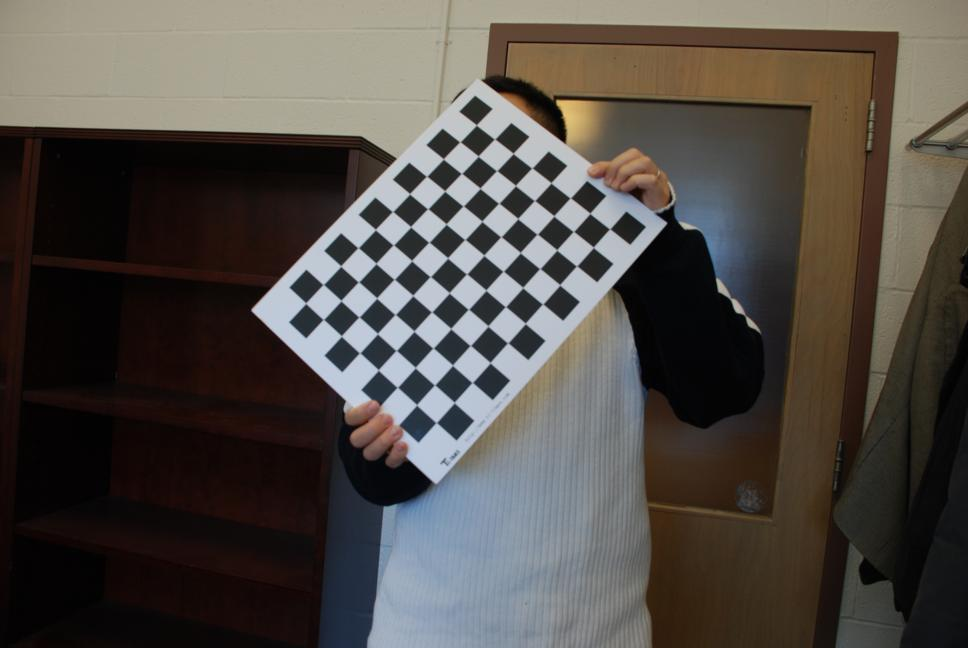
%> input picture code/Matlab_code/checkboard_img_tracking/DSC_0554_s.jpg, 968 x 648 px
$ octave --eval "hw4_main;"   (GNU Octave 9; MATLAB toolbox functions it lacks are replaced by stand-ins)
%> lines starting %> are read from the running program, lines starting %| are printed output that depends on the picture; in (x1, y1, x2, y2) boxes, pixels count from 0 and x2, y2 are one past the last pixel; in counts of white or black regions, pixels touching at a corner belong together; the program's own positions count from 1
function hw4_main()
%% image reading
im{1} = imread('DSC_0554_s.jpg');
im{2} = imread('DSC_0555_s.jpg');
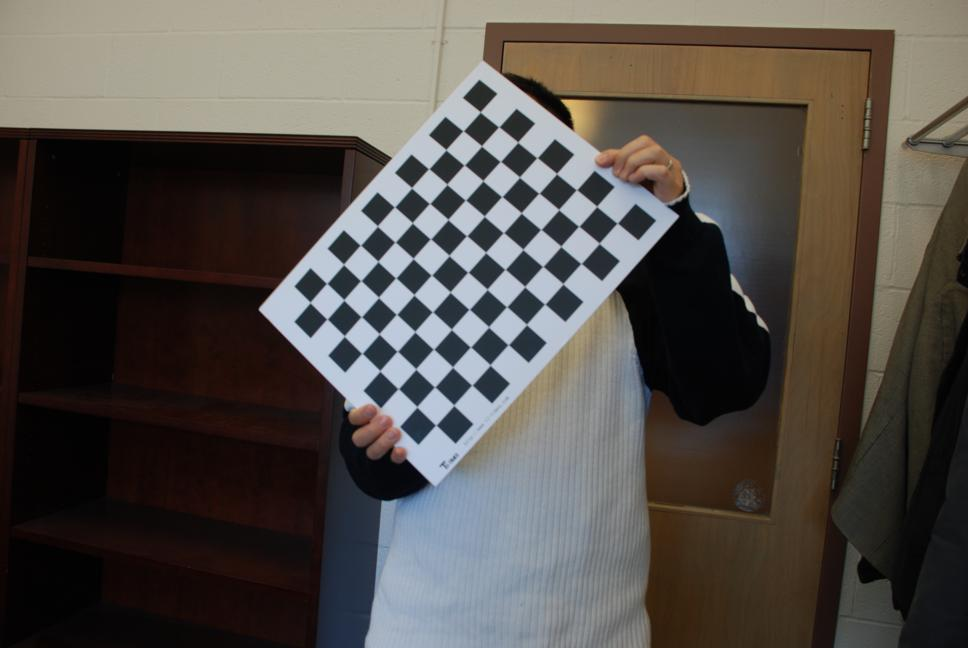
%> input picture code/Matlab_code/checkboard_img_tracking/DSC_0555_s.jpg, 968 x 648 px
im{3} = imread('DSC_0556_s.jpg');
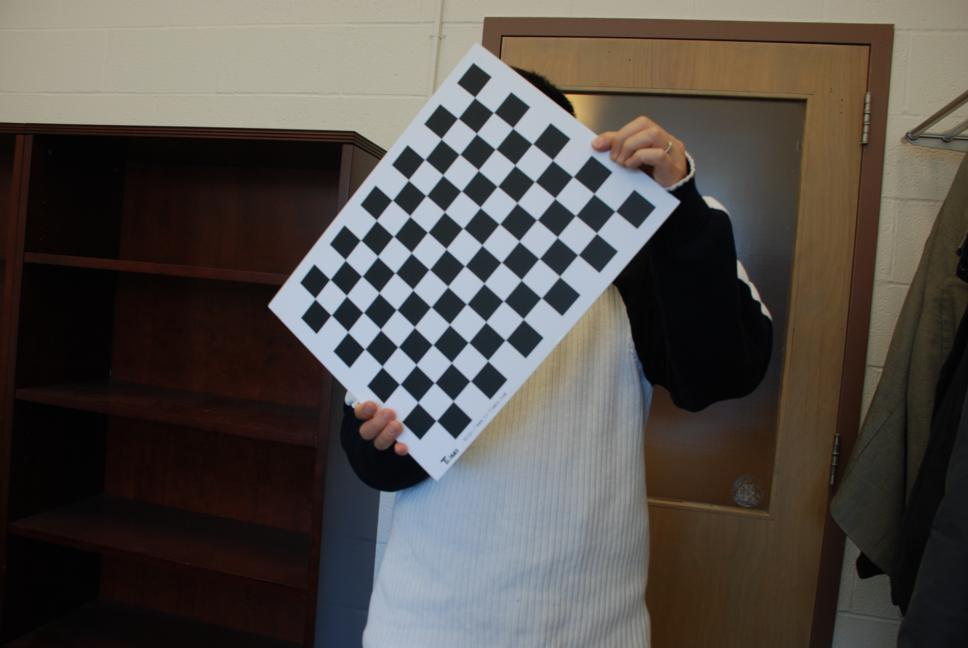
%> input picture code/Matlab_code/checkboard_img_tracking/DSC_0556_s.jpg, 968 x 648 px
im{4} = imread('DSC_0557_s.jpg');
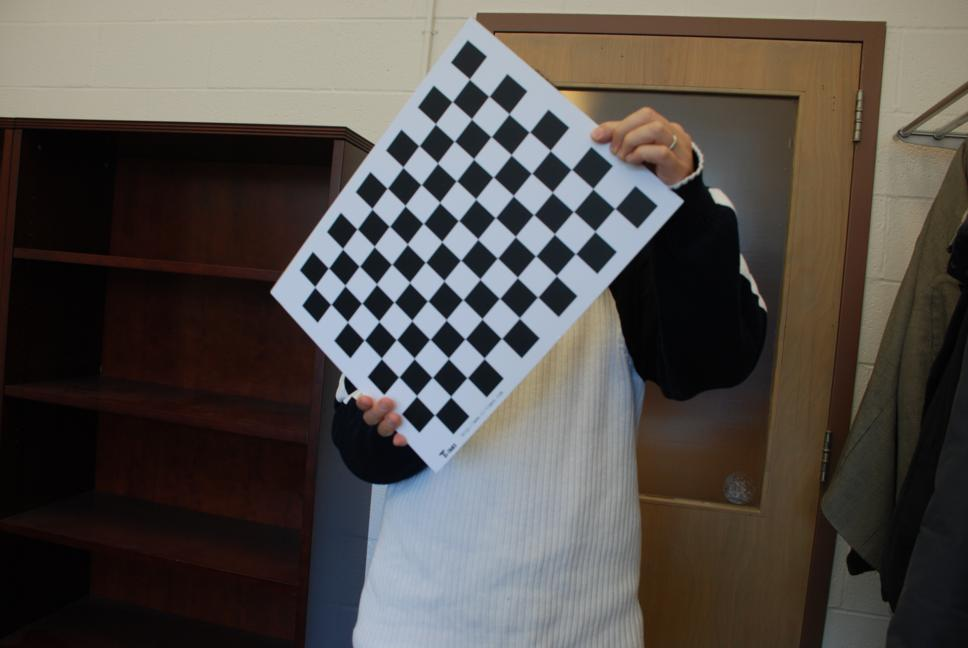
%> input picture code/Matlab_code/checkboard_img_tracking/DSC_0557_s.jpg, 968 x 648 px
im{5} = imread('DSC_0558_s.jpg');
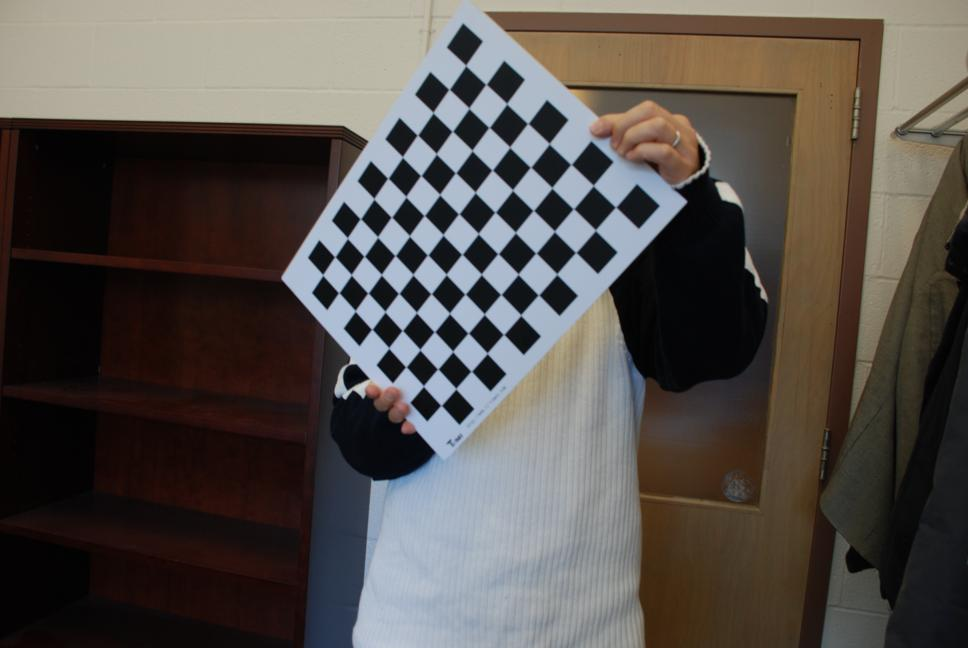
%> input picture code/Matlab_code/checkboard_img_tracking/DSC_0558_s.jpg, 968 x 648 px

%% partition, thresholding & obtain harris features
level_p = 3; % pyramid level
m = 4; % must be even number
n = 2;
[ind_total,tiles,tiles_bw,idx_h_local]=har_par_detect_bz(im{1},m,n );
%> after the loop in har_par_detect_bz, `for i = 1:m`: tiles = 8 items
%> after the loop in har_par_detect_bz, `for i = 1:m`:
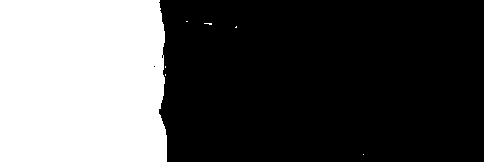
%> input: size 162x484 double; 33.9% white; 7 white regions (6 under 20 px), largest, box (x1, y1, x2, y2) and area: (0, 0, 167, 162) 26522
%> after the loop in har_par_detect_bz, `for i_t = 1:m`: sub_index = 9
%> after the loop in har_par_detect_bz, `for i_t = 1:m`: index_harris_global = 8 items
%> after the loop in har_par_detect_bz, `for i_t = 1:m`: ind_total = 139 rows, first 12: [103 484; 126 477; 99 456; 163 445; 91 464; 112 463; 130 136; 132 443; 99 476; 125 872; 150 909; 104 559]
%> tiles = 8 items; tiles_bw = 8 items; idx_h_local = 8 items
par_g     = tiles;         % partition results gray scale
%> par_g = 8 items
par_bw    = tiles_bw;      % partition results binary
%> par_bw = 8 items
idx_local = idx_h_local;   % local harris index
%> idx_local = 8 items
idx_global= ind_total;     % global harris index
%> idx_global has the same summary as ind_total in har_par_detect_bz
i_harris  = ind_total(:,1);
%> i_harris = 139 values, max 610 at index 136, min 91 at index 5, mean 290.1
j_harris  = ind_total(:,2);
%> j_harris = 139 values, max 955 at index 75, min 136 at index 7, mean 540.5

u_mat = zeros(length(i_harris),level_p+1);
v_mat = zeros(length(i_harris),level_p+1);

i_harris_per = i_harris/size(im{1},1);
%> i_harris_per = 139 values, max 0.941 at index 136, min 0.14 at index 5, mean 0.448
j_harris_per = j_harris/size(im{1},2);
%> j_harris_per = 139 values, max 0.987 at index 75, min 0.14 at index 7, mean 0.558

u_mat(:,1) = i_harris_per;
v_mat(:,1) = j_harris_per;

%% plot partition results
% plotting partition results
idx_sub = [1:m*(n+2)];
idx_sub = reshape(idx_sub,(n+2),m)';
idx_sub_par = idx_sub(1:m,1:n)';
idx_sub_LK  = idx_sub(1:m,n+1:end);

% plot gray scale tiles
tiles_L = tiles;
%> tiles_L = 8 items
par = 1;
for i_t = 1:m
    for j_t = 1:n
        h_par(par) = subplot(m,n+2,idx_sub_par(par));
        par = par + 1;
        imshow(uint8(tiles_L{i_t,j_t}))
        title(['[',num2str(i_t),', ',num2str(j_t),']']);
        axis off
        set(gca,'fontsize',14,'fontweight','bold','Fontname','times new Roman')
        set(gcf,'position',[200,50,1200,700]);
        pause(0.01);
    end
end
%> after the loop, h_par = [-34.64 -40.53 -46.53 -52.24 -58.53 -64.69 -70.96 -76.48]; par = 9
pause();

% plot binary tiles
tiles_bw_L = tiles_bw;
%> tiles_bw_L = 8 items
par = 1;
for i_t = 1:m
    for j_t = 1:n
        delete(h_par(par))
        h_par(par) = subplot(m,n+2,idx_sub_par(par));
        par = par + 1;
        imshow(tiles_bw_L{i_t,j_t})
        title(['[',num2str(i_t),', ',num2str(j_t),']']);
        hold on
        h_local_idx = idx_h_local{i_t,j_t};
        plot(h_local_idx(:,1),h_local_idx(:,2), 'r.','MarkerSize',15),
        hold off
        axis off
        set(gca,'fontsize',14,'fontweight','bold','Fontname','times new Roman')
        set(gcf,'position',[200,50,1200,700]);
        pause(0.01);
    end
end
%> after the loop, h_par = [-39.91 -45.37 -51.75 -57.97 -63.82 -69.05 -75.82 -81.99]
pause();

idx_lk = idx_sub_LK(1:m/2,1:n/2);
subplot(m,n+2,idx_lk(:));
py_image = py_show(im{1},level_p);
imshow(uint8(py_image));
title(['Image Pyramid, Level =  ',num2str(level_p)])
set(gca,'fontsize',14,'fontweight','bold','Fontname','times new Roman')

idx_lk = idx_sub_LK(m/2+1:m,1:n/2);
subplot(m,n+2,idx_lk(:));
imshow(im{1});
hold on;
plot(j_harris,i_harris,'y.','MarkerSize',10)
title(['There are, ',num2str(length(j_harris)),' Features'])
set(gca,'fontsize',14,'fontweight','bold','Fontname','times new Roman')
pause()

%% optical flow sparse
i_harris_temp = zeros(length(i_harris),length(im));
j_harris_temp = zeros(length(j_harris),length(im));
i_harris_temp(:,1) = i_harris;
j_harris_temp(:,1) = j_harris;
for idx = 1:length(im)-1
    % downsize factor 0~1
    rf = 1;
    ws = floor([size(im{idx},1) size(im{idx+1},2)]/15);

    u_mat = zeros(length(i_harris),level_p+1);
    v_mat = zeros(length(i_harris),level_p+1);

    i_harris_per = i_harris/size(im{1},1);
    j_harris_per = j_harris/size(im{1},2);

    u_mat(:,1) = i_harris_per;
    v_mat(:,1) = j_harris_per;

    % Harris feature & no iteration
    [u_mat,v_mat] = sparse_lki_py_bz(im{idx},im{idx+1},ws,u_mat,v_mat,level_p);
    scale_factor  = fliplr(2.^([1:level_p]-1));
    u_mat_f = u_mat;
    v_mat_f = v_mat;
    for L = 1:level_p
        u_mat_f(:,L+1) = u_mat_f(:,L+1)*scale_factor(L)*0.5;
        v_mat_f(:,L+1) = v_mat_f(:,L+1)*scale_factor(L)*0.5 ;
    end
    u_mat_f(:,2) = sum(u_mat_f(:,2:level_p+1),2);
    v_mat_f(:,2) = sum(v_mat_f(:,2:level_p+1),2);

    vx_vector = zeros([size(im{idx},1) size(im{idx+1},2)]);
    vy_vector = zeros([size(im{idx},1) size(im{idx+1},2)]);

    for i_h = 1:length(i_harris)
        vx_vector(i_harris(i_h),j_harris(i_h))= u_mat_f(i_h,2);
        vy_vector(i_harris(i_h),j_harris(i_h))= v_mat_f(i_h,2);
    end

    %%% vector transforming
    [m, n] = size(rgb2gray(im{idx}));
    [x_grid, y_grid] = meshgrid(1:n, 1:m);

    subplot(2,2,1)
    imshow(im{idx});
    hold on;
    plot(j_harris,i_harris,'y.','MarkerSize',10)
    title(['Harris features, ',num2str(length(j_harris)),'Features'])
    set(gca,'fontsize',14,'fontweight','bold','Fontname','times new Roman')
    set(gcf,'position',[200,50,1200,700]);

    subplot(2,2,3)
    imshow(im{idx});
    hold on;
    % draw the velocity vectors
    q = quiver(x_grid, y_grid, vx_vector,vy_vector, 'y');
    set(q,'AutoScaleFactor',30)
    title('Vector Field')
    set(gca,'fontsize',14,'fontweight','bold','Fontname','times new Roman')

    for i = 1:length(j_harris)
        if(vx_vector(i_harris(i),j_harris(i))<0)
            delta_j = floor(vx_vector(i_harris(i),j_harris(i)));
        else
            delta_j = ceil(vx_vector(i_harris(i),j_harris(i)));
        end

        if(vy_vector(i_harris(i),j_harris(i))<0)
            delta_i = floor(vy_vector(i_harris(i),j_harris(i)));
        else
            delta_i = ceil(vy_vector(i_harris(i),j_harris(i)));
        end
        j_harris2(i) = j_harris(i)+delta_j;
        i_harris2(i) = i_harris(i)+delta_i;
    end


    % get rid of the outsiders
    idx_j = find(j_harris2<1 | j_harris2>size(im{idx},2));
    idx_i = find(i_harris2<1 | i_harris2>size(im{idx},1));

    idx_ij = union(idx_j,idx_i);

    j_harris2(idx_ij) = [];
    i_harris2(idx_ij) = [];
    len(idx)=length(j_harris2);

    subplot(2,2,[2,4])
    imshow(im{idx+1});
    title(['Frame: ',num2str(idx+1)]);
    set(gca,'fontsize',14,'fontweight','bold','Fontname','times new Roman')
    hold on;
    plot(j_harris2,i_harris2,'y.','MarkerSize',12)
    % plot lines
    j_harris = j_harris2;
    i_harris = i_harris2;
    i_harris_temp(:,idx+1) = i_harris';
    j_harris_temp(:,idx+1) = j_harris';
    for i_line = 1:2:length(j_harris)
        lines_tra(i_line) = line(j_harris_temp(i_line,1:idx+1),i_harris_temp(i_line,1:idx+1),...
            'Color','red','LineStyle','-','linewidth',2);
    end
    pause();
    if(idx<4)
        delete(lines_tra);
    end
end

%%% harris corner detection function
%%% with image partition and thresholding
function [ind_total,tiles,tiles_bw,index_harris_local]=har_par_detect_bz(im_input,m,n)
if (length(size(im_input))==3)
    im_g = rgb2gray(im_input);
    im_g = double(im_g);
else
    im_g = double(im_input);
end

%% image partition

spacing_rol = floor(size(im_g,1)/m);
spacing_col = floor(size(im_g,2)/n);
k = 1;
for i = 1:m
    for j = 1:n
        vertices = [1+(j-1)*spacing_col 1+(i-1)*spacing_rol ...
                    spacing_col spacing_rol];
        tiles{i,j} = imcrop(im_g,vertices);
    end
end

%% gray scale thresholding
for i = 1:m
    for j = 1:n
        % iteration based thresholding
        input = tiles{i,j};
        t = mean(mean(input));
        tol = 1e-6;
        for iter = 1:100
            mu_1 = mean(input(find(input<t)));
            mu_2 = mean(input(find(input>=t)));
            t_temp = 0.5*(mu_1+mu_2);
            if (abs(t_temp-t)<tol)
                break;
            else
                t = t_temp;
            end
        end
        % binarization
        input(find(input<t))  = 0;
        input(find(input>=t)) = 255;
        tiles_bw{i,j}= input;
    end
end
%% Harris feature detection
sub_index=1;
for i_t = 1:m
    for j_t = 1:n
        gray = double(tiles_bw{i_t,j_t});
        % use builtin to detect harris feature
        % quality top 10 percent
        % distance to others 20 pixels
        harris = detectHarrisFeatures(gray,'MinQuality', 0.1,'FilterSize', 11);
        idx_all = randperm(length(harris.Location(:,1)));
        idx_use = idx_all(1:ceil(0.5*length(harris.Location(:,1))));
        [length(idx_all) length(idx_use)]
        i_col = double(floor(harris.Location(idx_use,1)));
        j_row = double(floor(harris.Location(idx_use,2)));

        index_harris_local{i_t,j_t} = [i_col j_row];
        sub_index=sub_index+1;
    end
end
%% index conversion
%%% convert index from local to global
for i_t = 1:m
    for j_t = 1:n
        ind_local  = index_harris_local{i_t,j_t};
        col_global = ind_local(:,1)+(j_t-1)*spacing_col;
        rol_global = ind_local(:,2)+(i_t-1)*spacing_rol;
        index_harris_global{i_t,j_t} = [rol_global col_global];
        rol_global = [];
        col_global = [];
    end
end

%% combined feature plotting
ind_total = [];
for i_t = 1:m
    for j_t = 1:n
        ind_global = index_harris_global{i_t,j_t};
        ind_total = [ind_total; ind_global];
    end
end

%%% optical flow with iteration and pyramid
function [u_mat,v_mat] = sparse_lki_py_bz(im1,im2,ws,u_mat,v_mat,level_p)
scale_factor  = fliplr(2.^([1:level_p]-1)); % scale factor for changing the window size for each layer
reduce_factor = 1./scale_factor;

im1_1 = im2double(rgb2gray(im1));
im2_1 = im2double(rgb2gray(im2));
u_mat_temp = zeros(size(u_mat,1),1);
v_mat_temp = zeros(size(v_mat,1),1);
% calculate speed for each level
for L = 1:level_p
    w_x = floor(round(ws(1)/2)/(scale_factor(L)));
    w_y = floor(round(ws(2)/2)/(scale_factor(L)));
    i_harris = floor(u_mat(:,1).*floor(size(im1_1,1)/(scale_factor(L))));
    j_harris = floor(v_mat(:,1).*floor(size(im1_1,2)/(scale_factor(L))));

    if(L<2)
        % downsize
        im1_r     = imresize(im1_1, reduce_factor(L),'bilinear');
        im2_r     = imresize(im2_1, reduce_factor(L),'bilinear');
        im_out{L} = im1_r;
    else %L>2
        % downsize
        im1_r     = imresize(im1_1, reduce_factor(L),'bilinear');
        im2_r     = imresize(im2_1, reduce_factor(L),'bilinear');
        im_out{L} = im1_r;
        % resize speed from last time step to image of nect time step
        u_r = imresize(u_temp{L-1},size(im1_r),'bilinear');
        v_r = imresize(v_temp{L-1},size(im1_r),'bilinear');
        % warp the image according to the speed from previous time step
        im1_r = WarpImageBack(im1_r,u_r*scale_factor(L),v_r*scale_factor(L));
    end

    vx_temp = zeros(size(im1_r));
    vy_temp = zeros(size(im1_r));

    iter = 0;
    % set the tolerance to be a large value for entering the while loop
    tol = 20;
    while iter < 20 && tol>(12/scale_factor(L))
        iter = iter+1;
        if(iter<2)
            im1_dx = conv2(im1_r,[-1 1; -1 1], 'same');
            im1_dy = conv2(im1_r,[-1 -1; 1 1], 'same');
            im_dt  = conv2(im1_r, ones(2), 'same') + conv2(im2_r, -ones(2), 'same');
        else % iter>=2
            im1_warped = WarpImageBack(im1_r,vx_temp,vy_temp);
            im1_dx = conv2(im1_warped,[-1 1; -1 1], 'same');
            im1_dy = conv2(im1_warped,[-1 -1; 1 1], 'same');
            im_dt  = conv2(im1_warped, ones(2), 'same') + conv2(im2_r, -ones(2), 'same');
        end
        vx = zeros(size(im1_r));
        vy = zeros(size(im1_r));
        %%% lucas kanade
        for i = 1:length(i_harris)
           % boundary check
           if(i_harris(i)-w_x<1)
               i_harris(i) = w_x+1;
           end
           if(i_harris(i)+w_x>size(im1_r,1))
               i_harris(i) =size(im1_r,1) - w_x;
           end
           if(j_harris(i)-w_y<1)
               j_harris(i) = w_y+1;
           end
           if(j_harris(i)+w_y>size(im1_r,2))
               j_harris(i) =size(im1_r,2) - w_y;
           end

           %%%only perform calculation on harris corners
           Ix = im1_dx(i_harris(i)-w_x:i_harris(i)+w_x, j_harris(i)-w_y:j_harris(i)+w_y);
           Iy = im1_dy(i_harris(i)-w_x:i_harris(i)+w_x, j_harris(i)-w_y:j_harris(i)+w_y);
           It = im_dt (i_harris(i)-w_x:i_harris(i)+w_x, j_harris(i)-w_y:j_harris(i)+w_y);
           b = -It(:);
           A = [Ix(:) Iy(:)];

           % rank check and eigenvalue check
           if(rank(A'*A)==2 && abs(min(eig(A'*A)))>0.05)
               nu = pinv(A)*b;
               vx(i_harris(i),j_harris(i)) = nu(1);
               vy(i_harris(i),j_harris(i)) = nu(2);
               u_mat_temp(i) = nu(1);
               v_mat_temp(i) = nu(2);
           else
               vx(i_harris(i),j_harris(i)) = 0;
               vy(i_harris(i),j_harris(i)) = 0;
               u_mat_temp(i) = 0;
               v_mat_temp(i) = 0;
           end
        end
        %%% update the speed per iteration
        vx_temp = vx_temp + vx;
        vy_temp = vy_temp + vy;
        u_mat(:,L+1) = u_mat(:,L+1) + u_mat_temp;
        v_mat(:,L+1) = v_mat(:,L+1) + v_mat_temp;
        tol = max([max(max(vx)) max(max(vy))]);
        %%% display the residuals
        res = [max(max(vx)) max(max(vy))]
    end
    % store the speed
    u_temp{L} = vx_temp;
    v_temp{L} = vy_temp;
end

%%% warping function
function [ I_warp ] = WarpImageBack( I,u,v )
[x, y] = meshgrid(1:size(I,2),1:size(I,1));
I_warp = interp2(I, x+0.9*u, y+0.9*v, 'cubic');
I_warp(isnan(I_warp)) = I(isnan(I_warp));

%% pyramid visualization
function [py_image] = py_show(im1,level_p)
%> called with level_p = 3

scale_factor  = fliplr(2.^([1:level_p]-1));
reduce_factor = 1./scale_factor;

% frame size
for i = 1:level_p
    im_temp = imresize(rgb2gray(im1), reduce_factor(i));
    size_row(i) = size(im_temp,1);
    pyramid{i} = im_temp;
end
%> after the loop, pyramid = 3 items; size_row = [162 324 648]
size_col = size(im_temp,2);
%> size_col = 968
py_image = zeros(sum(size_row),size_col);
%> py_image: size 1134x968 double; every value is 0

for i = 1:level_p
    if (i==1)
        py_image(1:size(pyramid{i},1),[1:size(pyramid{i},2)]+floor(size_col/2-size(pyramid{i},2)/2))=pyramid{i};
    else
        py_image([1:size(pyramid{i},1)]+sum(size_row(1:i-1)),[1:size(pyramid{i},2)]+floor(size_col/2-size(pyramid{i},2)/2))=pyramid{i};
    end
end
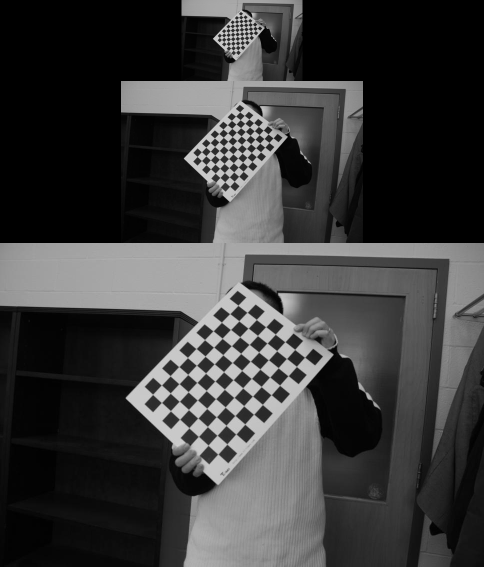
%> py_image: size 1134x968 double (shown at 1/2 size); min 0, max 214, mean 57.6
%> the loop in hw4_main, `for idx = 1:length(im)-1` made 4 passes
%> after the loop in hw4_main, `for idx = 1:length(im)-1`: delta_i = -3; delta_j = 4; i_harris2 = 139 values, max 600 at index 136, min 75 at index 18, mean 270.5; i_harris_temp = 139 rows, first 8: [103 99 94 93 87; 126 122 118 115 108; 99 95 93 92 85; 163 157 151 148 140; 91 90 88 86 79; 112 106 103 101 94; 130 131 130 129 128; 132 125 121 118 111]; j_harris2 = 139 values, max 950 at index 75, min 141 at index 7, mean 538.9; j_harris_temp = 139 rows, first 8: [484 488 485 482 480; 477 481 477 473 471; 456 460 457 453 451; 445 448 444 439 437; 464 468 466 462 460; 463 466 461 457 454; 136 134 138 142 141; 443 446 442 438 436]; len = [139 139 139 139]; lines_tra = 139 values, max 0 at index 2, min -353.8 at index 139, mean -160.7; u_mat = 139 rows, first 8: [0.144 -0.598 -0.452 -0.529; 0.177 -0.505 -0.522 -0.659; 0.142 -0.531 -0.484 -0.659; 0.228 -0.268 -0.394 -0.549; 0.133 -0.601 -0.516 -0.548; 0.156 -0.661 -0.748 -0.868; 0.199 0 0 -0.767; 0.182 -0.405 -0.456 -0.497]; u_mat_f = 139 rows, first 8: [0.144 -1.91 -0.452 -0.265; 0.177 -1.86 -0.522 -0.33; 0.142 -1.87 -0.484 -0.33; 0.228 -1.21 -0.394 -0.275; 0.133 -1.99 -0.516 -0.274; 0.156 -2.5 -0.748 -0.434; 0.199 -0.383 0 -0.383; 0.182 -1.51 -0.456 -0.249]; v_mat = 139 rows, first 8: [0.498 -1.52 -1.71 -1.83; 0.489 -1.77 -1.87 -2.09; 0.468 -1.8 -2.01 -2.27; 0.454 -2.05 -2.52 -2.74; 0.477 -1.67 -1.82 -1.93; 0.472 -1.76 -1.76 -2.02; 0.147 0 0 -0.019; 0.452 -1.85 -1.75 -1.96]; v_mat_f = 139 rows, first 8: [0.498 -5.65 -1.71 -0.913; 0.489 -6.45 -1.87 -1.05; 0.468 -6.75 -2.01 -1.14; 0.454 -7.99 -2.52 -1.37; 0.477 -6.12 -1.82 -0.965; 0.472 -6.29 -1.76 -1.01; 0.147 -0.00948 0 -0.00948; 0.452 -6.44 -1.75 -0.982]
%> `hw4_main;`:
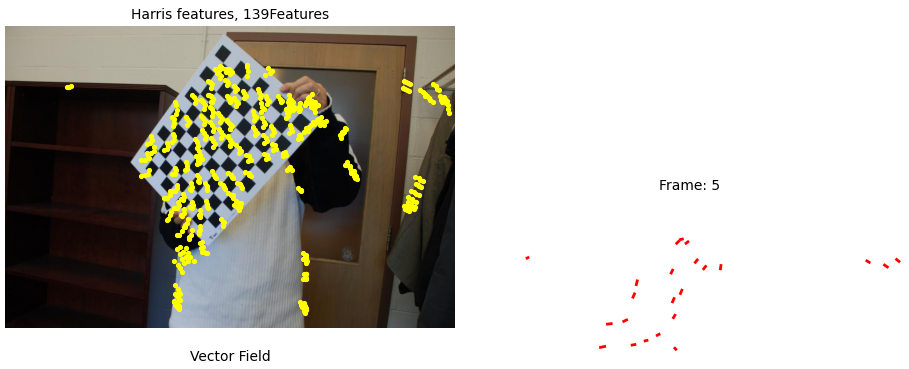
%> figure redrawn from the program's plot data, 3 panels
